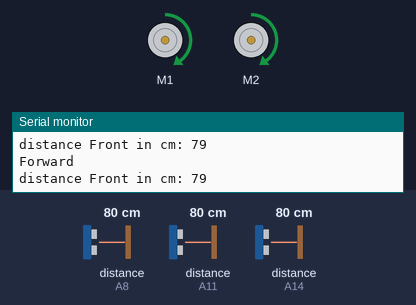
The sketch below on a simulated Arduino Mega 2560, built with avr-gcc and run on an emulated ATmega2560. Shown: 2 × DC motor (green arrow = forward, orange = backward, longer = faster), the last lines printed to the serial monitor. Wiring (inferred from the names in the program): ultrasonic range finder: trigger A9; echo A8. The test bench sets the inputs (shaded band); at power-on: distance to the obstacle (sensors on A8, A11, A14) 80 cm. The echo pulse lasts 58.3 µs per cm.

Above: at 1.2 s.
1.3 s: distance to the obstacle (sensor on A8) set to 9 cm
4.3 s: distance to the obstacle (sensor on A8) set to 6 cm
At 4.7 s:
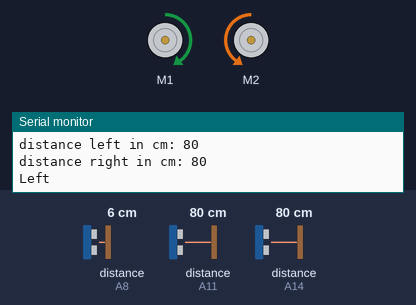
Timing chart, 0 to 11.8 s (numbered marks = the images above; inputs shaded):
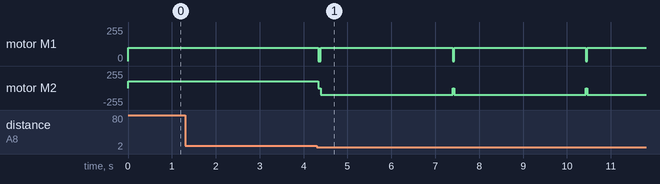

Measured:
- the behaviour switches between 8 and 7 cm on distance to the obstacle (sensor on A8) (found by bisection; images 0 and 1)
- after the input at 4.3 s, motor M1: alternates forward 100/255 for 3.0 s and stopped for 0.03 s, starting at once; motor M2: forward 100/255 → backward 100/255 at once

The sketch:

maze.ino
```cpp
#include <Wire.h>
#include <Adafruit_MotorShield.h>
#include "utility/Adafruit_PWMServoDriver.h"
//front
int Echo1 = A8;
int Trig1 = A9;
//left
int Echo2 = A11;
int Trig2 = A12;
//right
int Echo3 = A14;
int Trig3 = A15;

long duration;
long distanceFront; //in cm
long distanceRight; //in cm
long distanceLeft;  //in cm

// Create the motor shield object with the default I2C address
Adafruit_MotorShield AFMS = Adafruit_MotorShield();

// Select which 'port' M1, M2, M3 or M4.
Adafruit_DCMotor *myMotor = AFMS.getMotor(1);
Adafruit_DCMotor *myMotor2 = AFMS.getMotor(2);

const int maxSpeed=100;

void setup()
{
  Serial.begin(9600);           // set up Serial library at 9600 bps
  Serial.println("Adafruit Motorshield v2 - DC Motor test!");
  //front
  pinMode(Echo1, INPUT);
  pinMode(Trig1, OUTPUT);
  //left
  pinMode(Echo2, INPUT);
  pinMode(Trig2, OUTPUT);
  //right
  pinMode(Echo3, INPUT);
  pinMode(Trig3, OUTPUT);

  AFMS.begin();  // create with the default frequency 1.6KHz

  // Set the speed to start, from 0 (off) to 255 (max speed)
  myMotor->setSpeed(maxSpeed);
  myMotor->run(RELEASE);

  myMotor2->setSpeed(maxSpeed);
  myMotor2->run(RELEASE);

  //int coordinateArray[30][30]; //array fuer Koordinaten und die Information zu jedem einzelnen

  //coordinateArray[0][0]=starttile;
}

void forward()
{
  //default mode
  //WHITE WIRES OUTSIDE
  myMotor->setSpeed(maxSpeed);
  myMotor->run(FORWARD);

  myMotor2->setSpeed(maxSpeed);
  myMotor2->run(FORWARD);

  Serial.println("Forward");
}

void stopMove()
{
  //if wall, or black tile
  myMotor->run(RELEASE);
  myMotor2->run(RELEASE);

  Serial.println("STOP");
}

void backward()
{
  //only if black tile
  myMotor->run(BACKWARD);
  myMotor2->run(BACKWARD);

  Serial.println("Back");
}

void left()
{
  //turn left (time must be tested)
  myMotor->run(FORWARD);
  myMotor2->run(BACKWARD);

  Serial.println("Left");
  delay(3000);
}

void right()
{
  //turn right (time must be tested)
  myMotor->run(BACKWARD);
  myMotor2->run(FORWARD);

  Serial.println("Right");
  delay(3000);
}

void loop() //needs to be changed, Tremaux-Alogrithm
{
  forward();
  digitalWrite(Trig1, LOW);
  delayMicroseconds(5);
  digitalWrite(Trig1, HIGH);
  delayMicroseconds(10);
  digitalWrite(Trig1,LOW);
  duration = pulseIn(Echo1, HIGH);
  distanceFront = (duration/2) / 29.1;
  Serial.print("distance Front in cm: ");
  Serial.println(distanceFront);

  if(distanceFront <= 6)
  {
    stopMove();
    //Seiten checken
    //links
    digitalWrite(Trig2, LOW);
    delayMicroseconds(5);
    digitalWrite(Trig2, HIGH);
    delayMicroseconds(10);
    digitalWrite(Trig2,LOW);
    duration = pulseIn(Echo2, HIGH);
    distanceLeft = (duration/2) / 29.1;
    Serial.print("distance left in cm: ");
    Serial.println(distanceLeft);

    //rechts
    digitalWrite(Trig3, LOW);
    delayMicroseconds(5);
    digitalWrite(Trig3, HIGH);
    delayMicroseconds(10);
    digitalWrite(Trig3,LOW);
    duration = pulseIn(Echo3, HIGH);
    distanceRight = (duration/2) / 29.1;
    Serial.print("distance right in cm: ");
    Serial.println(distanceRight);

    if (distanceLeft >= 20)
    {
      //turn left (later: Tremaux-Algorithm, but for now: the left-hand-method)
      left();
    }
    else if (distanceRight >= 20)
    {
      //turn right
      right();
    }
    else
    {
      //go back!
      right();
      right();
    }
  }
}
```
